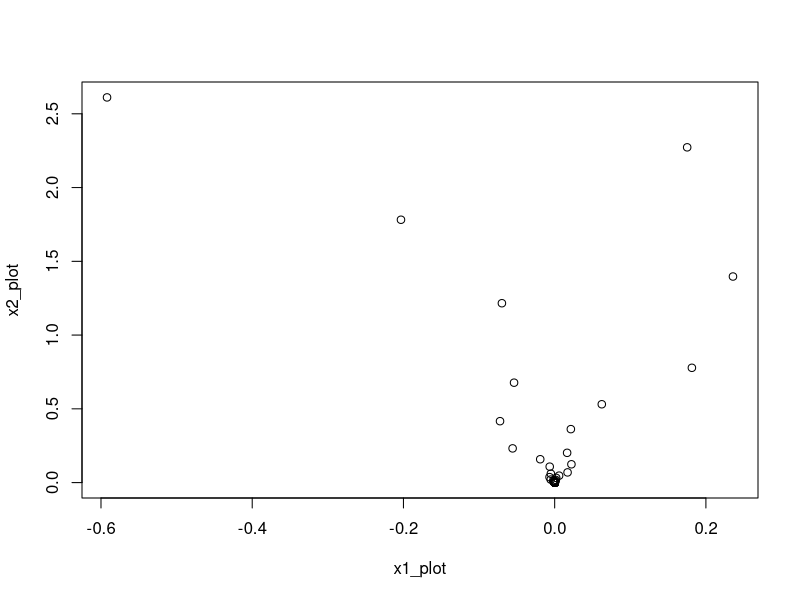

The R source for this figure:
f<-function(x) { # x是向量
  return((10*x[1]^2+x[2]^2)/2)
}
grad_f <- function(x) {
  return(c(10*x[1],x[2]))
}

printf <- function(...) cat(sprintf(...))

x_=c(2,3)
tol1=1e-4
tol2=1e-6
iter=1
MAX_ITER=5000

x1_plot=numeric(MAX_ITER)
x2_plot = numeric(MAX_ITER)

exact_step<-function(x_,grad_) {
  return((10*grad_[1]*x_[1]+x_[2]*grad_[2])/(10*grad_[1]^2+grad_[2]^2))
}

backtracking_step <- function(x, a=0.3,b=0.6) {
  step=1
  grad_ = grad_f(x)
  f.x = f(x) # x在这个过程中是不更新的, grad也不更新
  max_iter=300
  iter=0
  const = a * sum(grad_ ^ 2)
  while(T) {
    iter=iter+1
    if(iter>max_iter) {
      stop("not found step")
    }
    x_new = x - grad_ * step
    f.x_new = f(x_new)
    if(f.x-f.x_new>=const*step) {
      return(step)
    } else { # 虽然else多余
      step=step*b
    }
  }
}
# method=""
while(T) {
  if(iter>MAX_ITER) {
    stop("not found solution")
  }
  grad_=grad_f(x_)
  # step=0.01 # 定步长
  # step = exact_step(x_, grad_)
  step = backtracking_step(x_)
  diff = step * grad_
  x_=x_-diff
  x1_plot[iter]=x_[1]
  x2_plot[iter]=x_[2]
  if (sqrt(sum(diff ^ 2)) < tol1 * (sqrt(sum(x_ ^ 2)) + tol2)) { # 感觉判停准则不是很理想, 因为step就限制了不可能很大
    print("x=")
    print(x_)
    print("f")
    print(f(x_))
    print("iter=")
    print(iter)
    break
  }
  iter=iter+1
}
plot(x1_plot,x2_plot)
